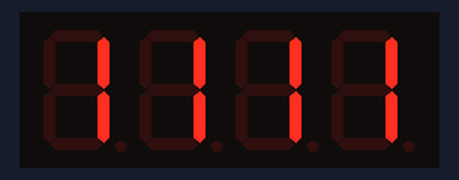
The sketch below on a simulated Arduino Uno, built with avr-gcc and run on an emulated ATmega328P. Shown: 4-digit seven-segment display.

Above: at 0.1 s.
At 1.1 s:
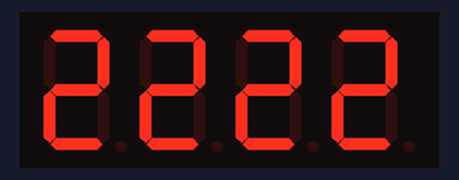

The sketch:

LedDisplay.ino
```cpp
#include <Wire.h>
#include <Adafruit_GFX.h>
#include <Adafruit_LEDBackpack.h>

Adafruit_AlphaNum4 alpha4 = Adafruit_AlphaNum4();

void setup() {
  // Initialize the alpha display
  alpha4.begin(0x70); // The I2C address of the display
}

void loop() {
  // Display "1111"
  alpha4.writeDigitAscii(0, '1');
  alpha4.writeDigitAscii(1, '1');
  alpha4.writeDigitAscii(2, '1');
  alpha4.writeDigitAscii(3, '1');
  alpha4.writeDisplay();

  delay(1000);

  // Display "2222"
  alpha4.writeDigitAscii(0, '2');
  alpha4.writeDigitAscii(1, '2');
  alpha4.writeDigitAscii(2, '2');
  alpha4.writeDigitAscii(3, '2');
  alpha4.writeDisplay();

  delay(1000);
}
```

Measured:
- what the display in image 1 shows lasts 1.0 s, from 1.0 s to 2.0 s
